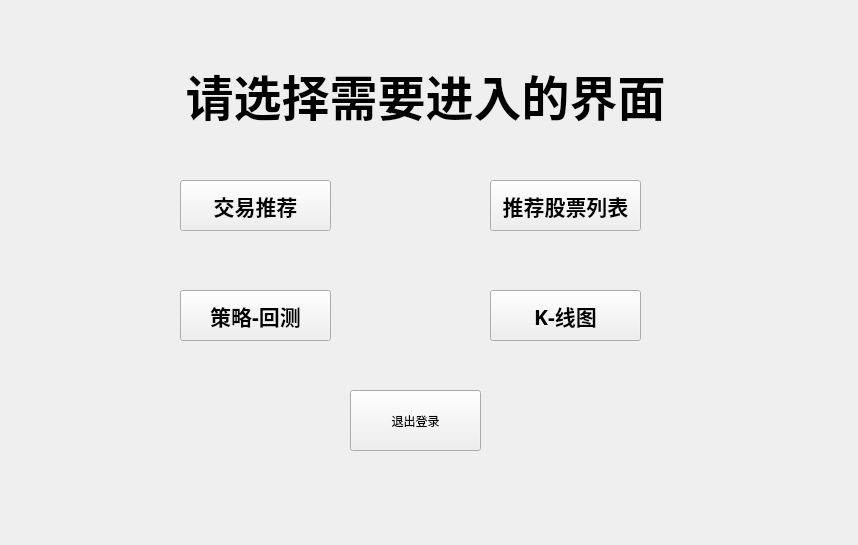
<?xml version="1.0" encoding="UTF-8"?>
<ui version="4.0">
 <class>SelectWindow</class>
 <widget class="QMainWindow" name="SelectWindow">
  <property name="geometry">
   <rect>
    <x>0</x>
    <y>0</y>
    <width>858</width>
    <height>545</height>
   </rect>
  </property>
  <property name="windowTitle">
   <string>选择</string>
  </property>
  <property name="styleSheet">
   <string notr="true"/>
  </property>
  <widget class="QWidget" name="centralwidget">
   <widget class="QPushButton" name="pushButton">
    <property name="geometry">
     <rect>
      <x>180</x>
      <y>180</y>
      <width>151</width>
      <height>51</height>
     </rect>
    </property>
    <property name="font">
     <font>
      <family>Agency FB</family>
      <pointsize>16</pointsize>
      <weight>75</weight>
      <bold>true</bold>
     </font>
    </property>
    <property name="text">
     <string>交易推荐</string>
    </property>
   </widget>
   <widget class="QPushButton" name="pushButton_2">
    <property name="geometry">
     <rect>
      <x>490</x>
      <y>180</y>
      <width>151</width>
      <height>51</height>
     </rect>
    </property>
    <property name="font">
     <font>
      <family>Agency FB</family>
      <pointsize>16</pointsize>
      <weight>75</weight>
      <bold>true</bold>
     </font>
    </property>
    <property name="text">
     <string>推荐股票列表</string>
    </property>
   </widget>
   <widget class="QLabel" name="label_3">
    <property name="geometry">
     <rect>
      <x>100</x>
      <y>40</y>
      <width>651</width>
      <height>111</height>
     </rect>
    </property>
    <property name="font">
     <font>
      <family>Agency FB</family>
      <pointsize>36</pointsize>
      <weight>75</weight>
      <bold>true</bold>
     </font>
    </property>
    <property name="text">
     <string>请选择需要进入的界面</string>
    </property>
    <property name="alignment">
     <set>Qt::AlignCenter</set>
    </property>
   </widget>
   <widget class="QPushButton" name="pushButton_3">
    <property name="geometry">
     <rect>
      <x>180</x>
      <y>290</y>
      <width>151</width>
      <height>51</height>
     </rect>
    </property>
    <property name="font">
     <font>
      <family>Agency FB</family>
      <pointsize>16</pointsize>
      <weight>75</weight>
      <bold>true</bold>
     </font>
    </property>
    <property name="text">
     <string>策略-回测</string>
    </property>
   </widget>
   <widget class="QPushButton" name="pushButton_4">
    <property name="geometry">
     <rect>
      <x>490</x>
      <y>290</y>
      <width>151</width>
      <height>51</height>
     </rect>
    </property>
    <property name="font">
     <font>
      <family>Agency FB</family>
      <pointsize>16</pointsize>
      <weight>75</weight>
      <bold>true</bold>
     </font>
    </property>
    <property name="text">
     <string>K-线图</string>
    </property>
   </widget>
   <widget class="QPushButton" name="pushButton_6">
    <property name="geometry">
     <rect>
      <x>350</x>
      <y>390</y>
      <width>131</width>
      <height>61</height>
     </rect>
    </property>
    <property name="text">
     <string>退出登录</string>
    </property>
   </widget>
  </widget>
 </widget>
 <resources/>
 <connections/>
</ui>
